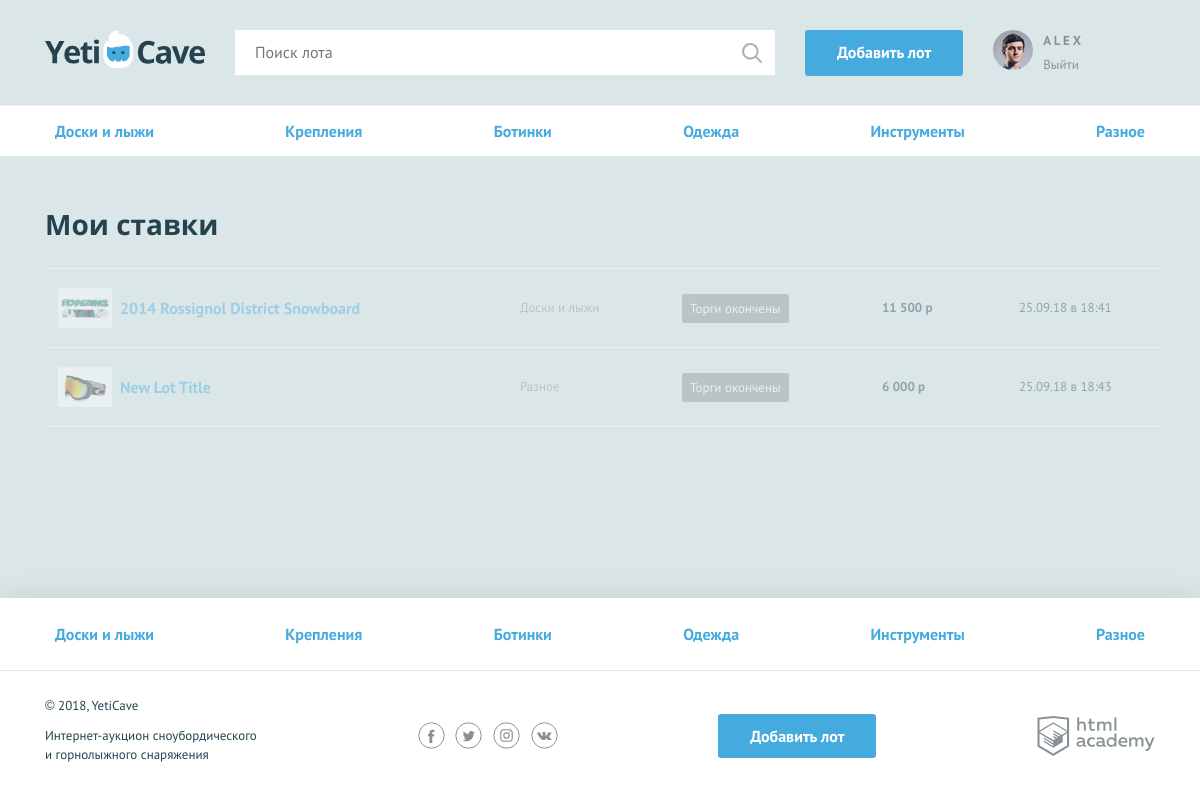
The app's page /my_lots.php (signed in) with its own data.
### tables this page shows
CREATE TABLE categories (
  id INT AUTO_INCREMENT PRIMARY KEY,
  title VARCHAR(512) UNIQUE
);

CREATE TABLE bets (
  id INT AUTO_INCREMENT PRIMARY KEY,
  datetime TIMESTAMP,
  bet INT,
  owner INT,
  lot INT,
  FOREIGN KEY (owner) REFERENCES users(id),
  FOREIGN KEY (lot) REFERENCES lots(id)
);

CREATE TABLE lots (
  id INT AUTO_INCREMENT PRIMARY KEY,
  datetime_start TIMESTAMP,
  title VARCHAR(512),
  description TEXT,
  picture VARCHAR(512),
  starting_price INT,
  current_price INT,
  datetime_finish TIMESTAMP,
  bet_increment INT,
  category INT,
  owner INT,
  winner INT,
  FOREIGN KEY (category) REFERENCES categories(id),
  FOREIGN KEY (owner) REFERENCES users(id),
  FOREIGN KEY (winner) REFERENCES users(id)
);

### functions.php (called while the page is built, shortened)
<?php
function is_auth() {
    $is_auth = isset($_SESSION['user']) ? 1 : 0;
    return $is_auth;
}
function user_header($is_auth) {
    $user_header = [];
    if ($is_auth) {
        $user_header = ['username' => $_SESSION['user']['username'],
            'userpic' => $_SESSION['user']['userpic']];
    }
    return $user_header;
}
function include_template($name, $data) {
    $name = 'templates/' . $name;
    extract($data);
    require($name);
    $result = ob_get_clean();
    return $result;
};
function format_cost($cost, $ruble) {
    $cost = ceil($cost);
    $cost = number_format($cost, 0, ',', ' ');
    return($cost);
};
function categories($link) {
    $sql_categories = "SELECT id, title FROM categories ORDER BY id ASC";
    $result = mysqli_query($link, $sql_categories);
    if ($result) {
        $categories = mysqli_fetch_all($result, MYSQLI_ASSOC);
    } else {
        print(db_error($link));
        exit();
    }
    return $categories;
};
function human_date($bet_date) {
    $good_date ='';
    $bet_date = strtotime($bet_date);
    $diff = strtotime("now") - $bet_date;
    if ($diff >= 86400) {
        $good_date = date('d.m.y в H:i', $bet_date);
    }
    return $good_date;
}
function bets($link, $user_id) {
    $bets = [];
    $sql = "SELECT l.id, l.picture, l.title, l.winner, u.contacts, c.title AS category, l.datetime_finish AS lot_finish, b.bet, b.datetime AS bet_date
            FROM bets b
            LEFT JOIN lots l ON b.lot = l.id
            LEFT JOIN users u ON l.owner = u.id
            LEFT JOIN categories c ON l.category = c.id
            WHERE b.owner = $user_id";
    if ($result = mysqli_query($link, $sql)) {
        $bets = mysqli_fetch_all($result, MYSQLI_ASSOC);
    }
    return $bets;
}

### templates/my_lots.php (the view, shortened to what this page needs)
<main>
    <nav class="nav">
        <ul class="nav__list container">
            <? foreach ($categories as $val): ?>
                <li class="nav__item">
                    <a href="all_lots.php?cat=<?=$val['id']; ?>"><?=$val['title']?></a>
                </li>
            <? endforeach ?>
        </ul>
    </nav>
    <section class="rates container">
        <h2>Мои ставки</h2>
        <table class="rates__list">
            <?php foreach($bets as $bet): ;?>
            <?php
                $time_left = strtotime($bet['lot_finish']) - strtotime('now');
                if ($bet['winner'] === $user_id) {
                    $classname = "rates__item--win";
                }
                elseif ($time_left <= 0) {
                    $classname = "rates__item--end";
                }
                else {
                    $classname = '';
                }
            ?>
            <tr class="rates__item <?=$classname;?>">
                <td class="rates__info">
                    <div class="rates__img">
                        <img src="<?=$bet['picture']; ?>" width="54" height="40" alt="<?=$bet['title']; ?>">
                    </div>
                    <div>
                        <h3 class="rates__title"><a href="lot.php?id=<?=$bet['id']; ?>"><?=htmlspecialchars($bet['title']); ?></a></h3>
                    </div>
                </td>
                <td class="rates__category">
                    <?=$bet['category']; ?>
                </td>
                <td class="rates__timer">
                    <? if ($time_left < 3600 && $time_left > 0) { ?>
                    <div class="timer timer--finishing"><?=lot_timer($bet['lot_finish'])?></div>
                    <? ;} elseif (strtotime($bet['lot_finish']) - strtotime('now') <= 0 && $classname !== "rates__item--win") { ?>
                    <div class="timer timer--end">Торги окончены</div>
                    <? } elseif ($classname === "rates__item--win") { ?>
                    <div class="timer timer--win">Ставка выиграла</div>
                    <? ;} else { ?>
                    <div class="timer"><?=lot_timer($bet['lot_finish'])?></div>
                    <? ;} ?>
                </td>
                <td class="rates__price">
                    <?=htmlspecialchars(format_cost($bet['bet'], 0)); ?> р
                </td>
                <td class="rates__time">
                    <?=human_date($bet['bet_date']);?>
                </td>
            </tr>
            <? endforeach ?>
        </table>
    </section>
</main>

### templates/layout.php (shortened to what this page needs)
<!DOCTYPE html>
<html lang="ru">
<head>
    <link href="css/normalize.min.css" rel="stylesheet">
    <link href="css/style.css" rel="stylesheet">
</head>
<body>
<div class="page-wrapper">
    <header class="main-header">
        <div class="main-header__container container">
            <a class="main-header__logo" href="index.php">
                <img src="img/logo.svg" width="160" height="39" alt="Логотип компании YetiCave">
            </a>
            <form class="main-header__search" method="get" action="search.php">
                <input type="search" name="q" placeholder="Поиск лота">
                <input class="main-header__search-btn" type="submit" name="" value="Найти">
            </form>
            <a class="main-header__add-lot button" href="add.php">Добавить лот</a>
            <nav class="user-menu">
                <?php if ($is_auth): ?>
                    <div class="user-menu__image">
                        <?php $userpic = !empty($user_header['userpic']) ? $user_header['userpic'] : "img/user.jpg"; ?>
                        <img src="<?=$userpic;?>" width="40" height="40" alt="<?=htmlspecialchars($user_header['username']);?>">
                    </div>
                    <div class="user-menu__logged">
                        <a href="my_lots.php"><p><?=htmlspecialchars($user_header['username']);?></p></a>
                        <a href="logout.php">Выйти</a>
                    </div>
                <?php endif; ?>
            </nav>
        </div>
    </header>
    <?=$content; ?>
</div>
<footer class="main-footer">
    <nav class="nav">
        <ul class="nav__list container">
            <?php foreach ($categories as $val): ?>
                <li class="nav__item">
                    <a href="all_lots.php?cat=<?=$val['id']; ?>"><?=$val['title'];?></a>
                </li>
            <? endforeach ?>
        </ul>
    </nav>
    <div class="main-footer__bottom container">
        <div class="main-footer__copyright">
            <p>© 2018, YetiCave</p>
            <p>Интернет-аукцион сноубордического и горнолыжного снаряжения</p>
        </div>
        <div class="main-footer__social social">
            <a class="social__link social__link--facebook" href="#">
            </a>
            <a class="social__link social__link--twitter" href="#">
            </a>
            <a class="social__link social__link--instagram" href="#">
            </a>
            <a class="social__link social__link--vkontakte" href="#">
            </a>
        </div>
        <a class="main-footer__add-lot button" href="add.php">Добавить лот</a>
        <div class="main-footer__developed-by">
            <a class="logo-academy" href="https://htmlacademy.ru/intensive/php">
            </a>
        </div>
    </div>
</footer>
</body>
</html>

### records on screen
categories: title "Доски и лыжи"
categories: title "Крепления"
categories: title "Ботинки"
categories: title "Одежда"
categories: title "Инструменты"
categories: title "Разное"
bets: lot.picture (picture), lot.title "2014 Rossignol District Snowboard", categories.title "Доски и лыжи", bet "11 500", datetime "25.09.18 в 18:41"
bets: lot.picture (picture), lot.title "New Lot Title", categories.title "Разное", bet "6 000", datetime "25.09.18 в 18:43"

### other values on screen
$user_header['username'] "A L E X"
